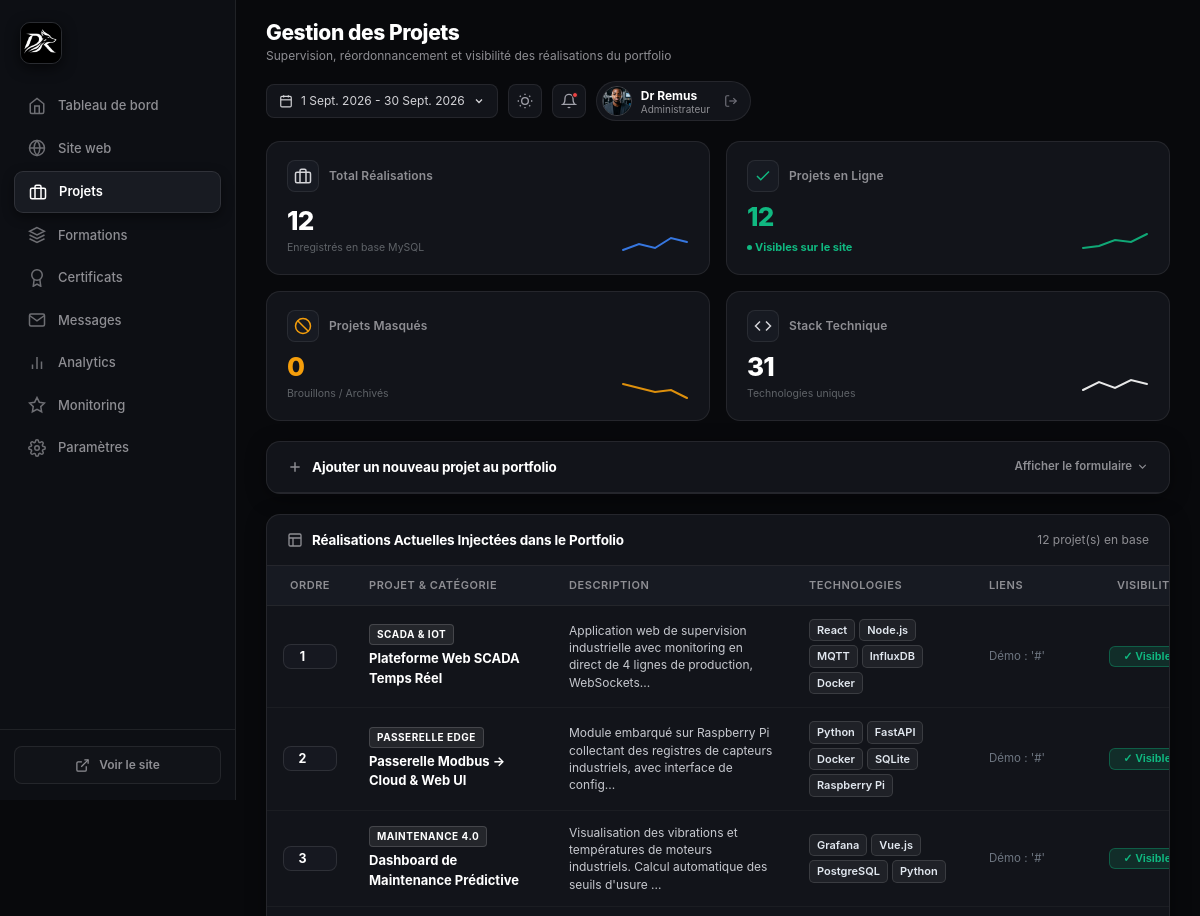
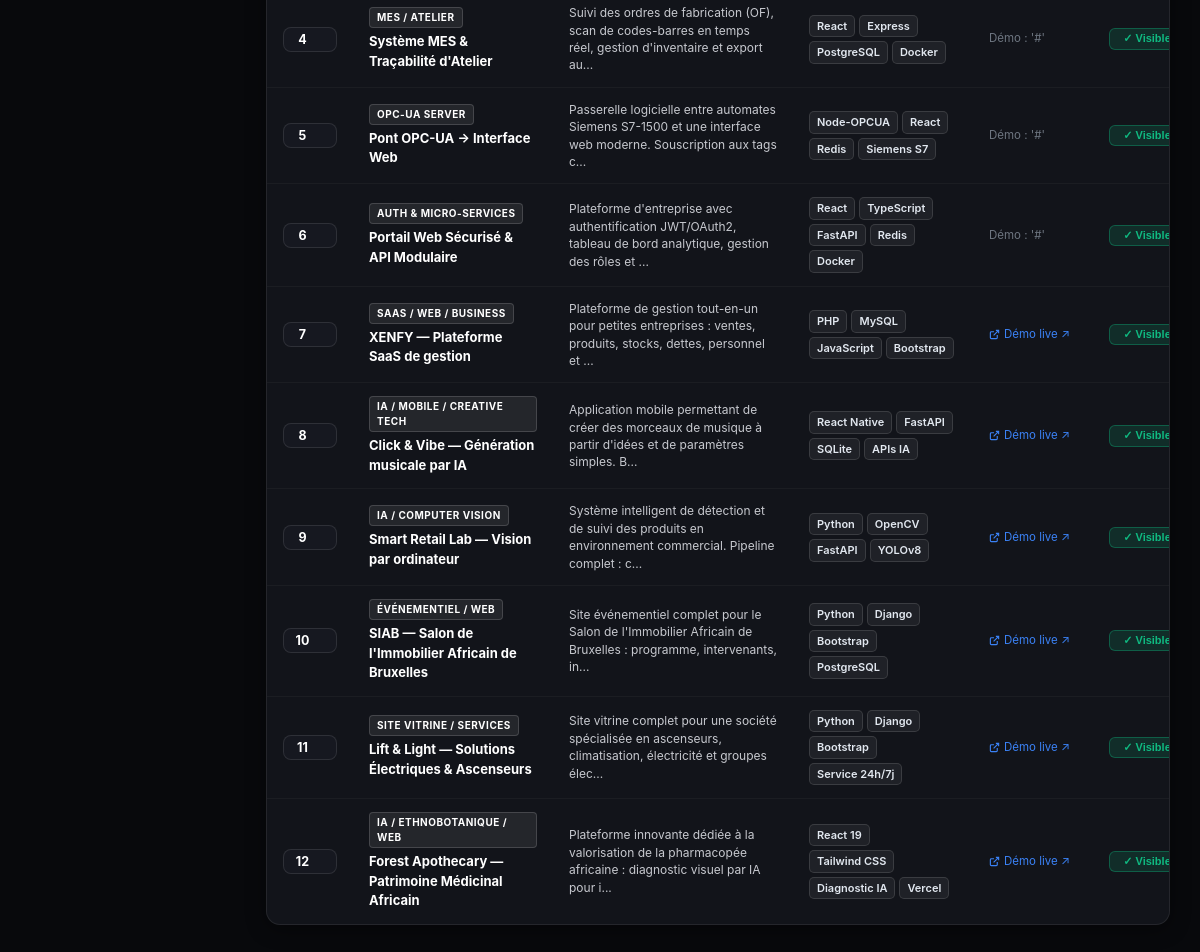
The app's page /admin/projects.php (signed in) with its own data (2 pictures, top to bottom).
### tables this page shows
CREATE TABLE `projects` (
  `id` int(11) NOT NULL AUTO_INCREMENT,
  `ordre` int(11) DEFAULT 1,
  `badge` varchar(100) DEFAULT 'Projet Web',
  `title` varchar(255) NOT NULL,
  `description` text NOT NULL,
  `demo_url` varchar(255) DEFAULT '#',
  `github_url` varchar(255) DEFAULT '#',
  `tech_stack` text NOT NULL,
  `preview_svg` mediumtext DEFAULT NULL,
  `preview_image` varchar(255) DEFAULT NULL,
  `is_visible` tinyint(1) DEFAULT 1,
  `created_at` datetime DEFAULT current_timestamp(),
  `updated_at` datetime DEFAULT current_timestamp() ON UPDATE current_timestamp(),
  PRIMARY KEY (`id`),
  KEY `idx_ordre` (`ordre`),
  KEY `idx_is_visible` (`is_visible`)
);

### admin/projects.php (the view, shortened to what this page needs)
<?php
$pdo = getDatabaseConnection();
$projects = [];
$totalProjects = 0;
$visibleProjects = 0;
$hiddenProjects = 0;
$allTechs = [];
if ($pdo) {
    $stmt = $pdo->query("SELECT * FROM `projects` ORDER BY `ordre` ASC, `id` ASC");
    $projects = $stmt->fetchAll();
    $totalProjects = count($projects);
    foreach ($projects as $p) {
        if (!empty($p['is_visible'])) {
            $visibleProjects++;
        } else {
            $hiddenProjects++;
        }
        $stk = json_decode($p['tech_stack'] ?? '[]', true);
        if (is_array($stk)) {
            foreach ($stk as $t) {
                $allTechs[trim((string)$t)] = true;
            }
        }
    }
}
require_once __DIR__ . '/includes/layout_top.php';
?>
<div class="adm-kpi-grid">
  <div class="adm-kpi-card">
    <div class="adm-kpi-top">
      <div class="adm-kpi-icon">
        <svg viewBox="0 0 24 24" width="18" height="18" fill="none" stroke="currentColor" stroke-width="2"><rect x="2" y="7" width="20" height="14" rx="2" ry="2"/><path d="M16 21V5a2 2 0 0 0-2-2h-4a2 2 0 0 0-2 2v16"/></svg>
      </div>
      <span class="adm-kpi-label">Total Réalisations</span>
    </div>
    <div class="adm-kpi-main">
      <div>
        <div class="adm-kpi-val"><?= $totalProjects ?></div>
        <div class="adm-trend-sub">Enregistrés en base MySQL</div>
      </div>
      <div class="adm-kpi-sparkline">
        <svg width="68" height="26" viewBox="0 0 68 26" fill="none">
          <path d="M2 20 L18 14 L34 18 L50 8 L66 12" stroke="#3b82f6" stroke-width="2" stroke-linecap="round"/>
        </svg>
      </div>
    </div>
  </div>
  <div class="adm-kpi-card">
    <div class="adm-kpi-top">
      <div class="adm-kpi-icon" style="color:var(--adm-accent-green);">
        <svg viewBox="0 0 24 24" width="18" height="18" fill="none" stroke="currentColor" stroke-width="2"><polyline points="20 6 9 17 4 12"/></svg>
      </div>
      <span class="adm-kpi-label">Projets en Ligne</span>
    </div>
    <div class="adm-kpi-main">
      <div>
        <div class="adm-kpi-val" style="color:var(--adm-accent-green);"><?= $visibleProjects ?></div>
        <div class="adm-trend-pill">
          <span class="adm-badge-dot"></span> Visibles sur le site
        </div>
      </div>
      <div class="adm-kpi-sparkline">
        <svg width="68" height="26" viewBox="0 0 68 26" fill="none">
          <path d="M2 18 L18 16 L34 10 L50 12 L66 4" stroke="#10b981" stroke-width="2" stroke-linecap="round"/>
        </svg>
      </div>
    </div>
  </div>
  <div class="adm-kpi-card">
    <div class="adm-kpi-top">
      <div class="adm-kpi-icon" style="color:var(--adm-accent-orange);">
        <svg viewBox="0 0 24 24" width="18" height="18" fill="none" stroke="currentColor" stroke-width="2"><circle cx="12" cy="12" r="10"/><line x1="4.93" y1="4.93" x2="19.07" y2="19.07"/></svg>
      </div>
      <span class="adm-kpi-label">Projets Masqués</span>
    </div>
    <div class="adm-kpi-main">
      <div>
        <div class="adm-kpi-val" style="color:var(--adm-accent-orange);"><?= $hiddenProjects ?></div>
        <div class="adm-trend-sub">Brouillons / Archivés</div>
      </div>
      <div class="adm-kpi-sparkline">
        <svg width="68" height="26" viewBox="0 0 68 26" fill="none">
          <path d="M2 8 L18 12 L34 16 L50 14 L66 22" stroke="#f59e0b" stroke-width="2" stroke-linecap="round"/>
        </svg>
      </div>
    </div>
  </div>
  <div class="adm-kpi-card">
    <div class="adm-kpi-top">
      <div class="adm-kpi-icon">
        <svg viewBox="0 0 24 24" width="18" height="18" fill="none" stroke="currentColor" stroke-width="2"><polyline points="16 18 22 12 16 6"/><polyline points="8 6 2 12 8 18"/></svg>
      </div>
      <span class="adm-kpi-label">Stack Technique</span>
    </div>
    <div class="adm-kpi-main">
      <div>
        <div class="adm-kpi-val"><?= count($allTechs) ?></div>
        <div class="adm-trend-sub">Technologies uniques</div>
      </div>
      <div class="adm-kpi-sparkline">
        <svg width="68" height="26" viewBox="0 0 68 26" fill="none">
          <path d="M2 14 L18 6 L34 12 L50 4 L66 8" stroke="#ffffff" stroke-width="2" stroke-linecap="round"/>
        </svg>
      </div>
    </div>
  </div>
</div>
<div class="adm-card">
  <div class="adm-card-header" style="cursor:pointer;" onclick="toggleAddCollapse()">
    <span class="adm-card-title">
      <svg viewBox="0 0 24 24" width="16" height="16" fill="none" stroke="currentColor" stroke-width="2.2"><line x1="12" y1="5" x2="12" y2="19"/><line x1="5" y1="12" x2="19" y2="12"/></svg>
      Ajouter un nouveau projet au portfolio
    </span>
    <span class="adm-card-action-link" id="addCollapseToggleLabel">
      <span>Afficher le formulaire</span>
      <svg viewBox="0 0 24 24" width="13" height="13" fill="none" stroke="currentColor" stroke-width="2"><polyline points="6 9 12 15 18 9"/></svg>
    </span>
  </div>
</div>
<div class="adm-card">
  <div class="adm-card-header">
    <span class="adm-card-title">
      <svg viewBox="0 0 24 24" width="16" height="16" fill="none" stroke="currentColor" stroke-width="2"><rect x="3" y="3" width="18" height="18" rx="2" ry="2"/><line x1="3" y1="9" x2="21" y2="9"/><line x1="9" y1="21" x2="9" y2="9"/></svg>
      Réalisations Actuelles Injectées dans le Portfolio
    </span>
    <span style="font-size:12px; color:var(--adm-text-muted);"><?= $totalProjects ?> projet(s) en base</span>
  </div>
  <div class="adm-table-wrap">
    <table class="adm-table" id="projectsTable">
      <thead>
        <tr>
          <th style="width:64px; text-align:center;">Ordre</th>
          <th style="min-width:200px;">Projet &amp; Catégorie</th>
          <th style="min-width:240px;">Description</th>
          <th style="min-width:180px;">Technologies</th>
          <th style="min-width:120px;">Liens</th>
          <th style="width:110px; text-align:center;">Visibilité</th>
        </tr>
      </thead>
      <tbody>
        <?php foreach ($projects as $p): ?>
          <?php
            $stack = json_decode($p['tech_stack'] ?? '[]', true);
            $isVisible = !empty($p['is_visible']);
          ?>
          <tr id="proj-row-<?= $p['id'] ?>">
            <td style="text-align:center;">
              <input type="number" class="adm-input js-input-proj-order" data-id="<?= $p['id'] ?>" value="<?= (int)$p['ordre'] ?>" min="1" style="width:54px; padding:4px 6px; text-align:center; font-weight:700;">
            </td>
            <td>
              <span class="g-brand-tag" style="margin-bottom:4px; display:inline-block;">
                <?= htmlspecialchars($p['badge'] ?? 'PROJET') ?>
              </span>
              <div style="font-size:13px; font-weight:700; color:#ffffff;" class="js-proj-title">
                <?= htmlspecialchars($p['title']) ?>
              </div>
            </td>
            <td style="font-size:12px; color:#c7c9cf; line-height:1.45;">
              <span class="js-proj-desc"><?= htmlspecialchars(mb_strimwidth($p['description'] ?? '', 0, 110, '...')) ?></span>
            </td>
            <td>
              <div style="display:flex; flex-wrap:wrap; gap:4px;">
                <?php foreach ($stack as $tag): ?>
                  <span style="background:rgba(255,255,255,0.06); border:1px solid rgba(255,255,255,0.12); border-radius:5px; padding:2px 7px; font-size:11px; color:#e2e8f0; font-weight:600;">
                    <?= htmlspecialchars((string)$tag) ?>
                  </span>
                <?php endforeach; ?>
              </div>
            </td>
            <td style="font-size:11.5px;">
              <div style="display:flex; flex-direction:column; gap:4px;">
                <?php if (!empty($p['demo_url']) && $p['demo_url'] !== '#'): ?>
                  <a href="<?= htmlspecialchars($p['demo_url']) ?>" target="_blank" rel="noopener" style="color:var(--adm-accent-blue); text-decoration:none; display:inline-flex; align-items:center; gap:4px;">
                    <svg viewBox="0 0 24 24" width="11" height="11" fill="none" stroke="currentColor" stroke-width="2.5"><path d="M18 13v6a2 2 0 0 1-2 2H5a2 2 0 0 1-2-2V8a2 2 0 0 1 2-2h6"/><polyline points="15 3 21 3 21 9"/><line x1="10" y1="14" x2="21" y2="3"/></svg>
                    Démo live ↗
                  </a>
                <?php else: ?>
                  <span style="color:#6e7681;">Démo : '#'</span>
                <?php endif; ?>
              </div>
            </td>
            <td style="text-align:center;">
              <button type="button" class="adm-btn adm-btn-sm js-btn-toggle-proj-visibility <?= $isVisible ? 'adm-btn-success' : 'adm-btn-ghost' ?>" data-id="<?= $p['id'] ?>" data-visible="<?= $isVisible ? '1' : '0' ?>" style="min-width:76px; font-size:11px; padding:3px 8px;">
                <?= $isVisible ? '✓ Visible' : 'Masqué' ?>
              </button>
            </td>
          </tr>
        <?php endforeach; ?>
      </tbody>
    </table>
  </div>
</div>
<?php require_once __DIR__ . '/includes/layout_bottom.php'; ?>

### records on screen
projects: id+ordre "1", badge "SCADA & IOT", title "Plateforme Web SCADA Temps Réel", description "Application web de supervision industrielle avec monitoring en direct de 4 lignes de production, WebSockets...", tech_stack "React", tech_stack "Node.js", tech_stack "MQTT", tech_stack "InfluxDB", tech_stack "Docker", demo_url "Démo : '#'"
projects: id+ordre "2", badge "PASSERELLE EDGE", title "Passerelle Modbus → Cloud & Web UI", description "Module embarqué sur Raspberry Pi collectant des registres de capteurs industriels, avec interface de config...", tech_stack "Python", tech_stack "FastAPI", tech_stack "Docker", tech_stack "SQLite", tech_stack "Raspberry Pi", demo_url "Démo : '#'"
projects: id+ordre "3", badge "MAINTENANCE 4.0", title "Dashboard de Maintenance Prédictive", description "Visualisation des vibrations et températures de moteurs industriels. Calcul automatique des seuils d'usure ...", tech_stack "Grafana", tech_stack "Vue.js", tech_stack "PostgreSQL", tech_stack "Python", demo_url "Démo : '#'"
projects: id+ordre "4", badge "MES / ATELIER", title "Système MES & Traçabilité d'Atelier", description "Suivi des ordres de fabrication (OF), scan de codes-barres en temps réel, gestion d'inventaire et export au...", tech_stack "React", tech_stack "Express", tech_stack "PostgreSQL", tech_stack "Docker", demo_url "Démo : '#'"
projects: id+ordre "5", badge "OPC-UA SERVER", title "Pont OPC-UA → Interface Web", description "Passerelle logicielle entre automates Siemens S7-1500 et une interface web moderne. Souscription aux tags c...", tech_stack "Node-OPCUA", tech_stack "React", tech_stack "Redis", tech_stack "Siemens S7", demo_url "Démo : '#'"
projects: id+ordre "6", badge "AUTH & MICRO-SERVICES", title "Portail Web Sécurisé & API Modulaire", description "Plateforme d'entreprise avec authentification JWT/OAuth2, tableau de bord analytique, gestion des rôles et ...", tech_stack "React", tech_stack "TypeScript", tech_stack "FastAPI", tech_stack "Redis", tech_stack "Docker", demo_url "Démo : '#'"
projects: id+ordre "7", badge "SAAS / WEB / BUSINESS", title "XENFY — Plateforme SaaS de gestion", description "Plateforme de gestion tout-en-un pour petites entreprises : ventes, produits, stocks, dettes, personnel et ...", tech_stack "PHP", tech_stack "MySQL", tech_stack "JavaScript", tech_stack "Bootstrap"
projects: id+ordre "8", badge "IA / MOBILE / CREATIVE TECH", title "Click & Vibe — Génération musicale par IA", description "Application mobile permettant de créer des morceaux de musique à partir d'idées et de paramètres simples. B...", tech_stack "React Native", tech_stack "FastAPI", tech_stack "SQLite", tech_stack "APIs IA"
projects: id+ordre "9", badge "IA / COMPUTER VISION", title "Smart Retail Lab — Vision par ordinateur", description "Système intelligent de détection et de suivi des produits en environnement commercial. Pipeline complet : c...", tech_stack "Python", tech_stack "OpenCV", tech_stack "FastAPI", tech_stack "YOLOv8"
projects: id+ordre "10", badge "ÉVÉNEMENTIEL / WEB", title "SIAB — Salon de l'Immobilier Africain de Bruxelles", description "Site événementiel complet pour le Salon de l'Immobilier Africain de Bruxelles : programme, intervenants, in...", tech_stack "Python", tech_stack "Django", tech_stack "Bootstrap", tech_stack "PostgreSQL"
projects: id+ordre "11", badge "SITE VITRINE / SERVICES", title "Lift & Light — Solutions Électriques & Ascenseurs", description "Site vitrine complet pour une société spécialisée en ascenseurs, climatisation, électricité et groupes élec...", tech_stack "Python", tech_stack "Django", tech_stack "Bootstrap", tech_stack "Service 24h/7j"
projects: id+ordre "12", badge "IA / ETHNOBOTANIQUE / WEB", title "Forest Apothecary — Patrimoine Médicinal Africain", description "Plateforme innovante dédiée à la valorisation de la pharmacopée africaine : diagnostic visuel par IA pour i...", tech_stack "React 19", tech_stack "Tailwind CSS", tech_stack "Diagnostic IA", tech_stack "Vercel"

### other values on screen
$pageTitleH1 "Gestion des Projets"
$pageSubtitle "Supervision, réordonnancement et visibilité des réalisations du portfolio"
$adminDisplayName "Dr Remus"
$totalProjects "12"
$visibleProjects "12"
$hiddenProjects "0"
count($allTechs) "31"
